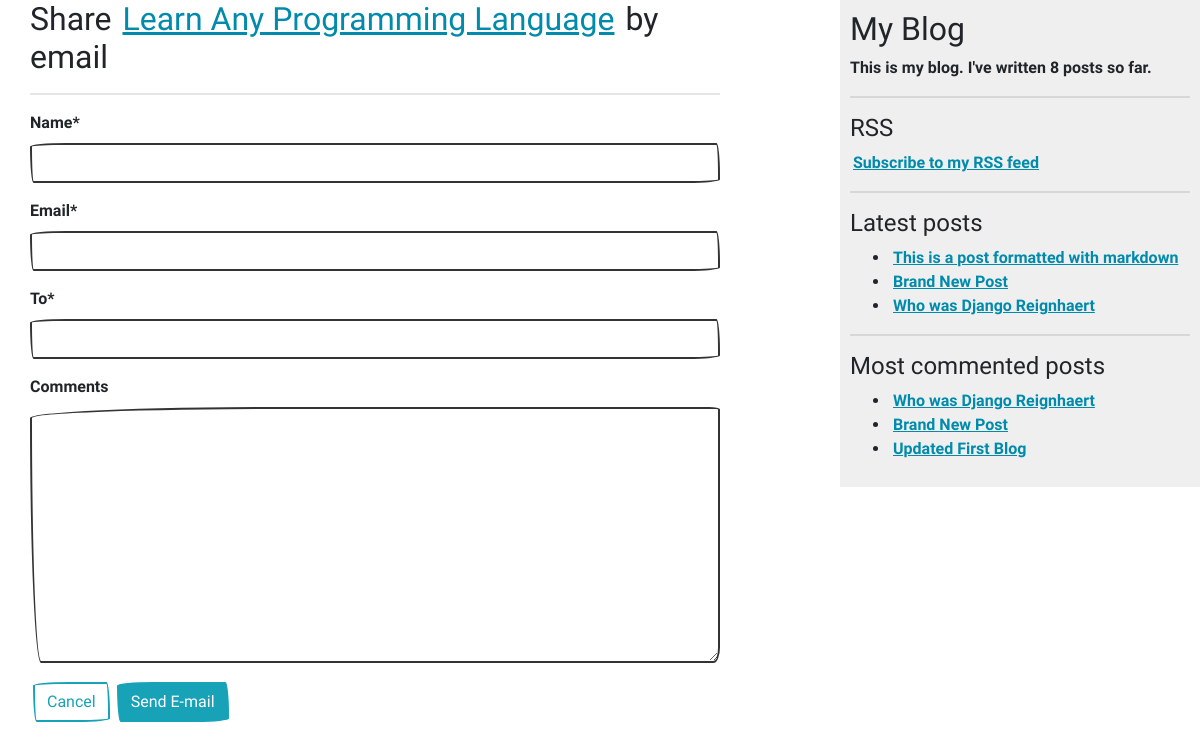
The page /blog/7/share/ on the database its author committed.
### blog/models.py (models this page shows, shortened)
class Post(models.Model):
    STATUS_CHOICES = (
        ('draft', 'Draft'),
        ('published', 'Published')
    )
    title = models.CharField(max_length=250)
    slug = models.SlugField(max_length=250, unique_for_date='publish')
    author = models.ForeignKey(User, on_delete=models.CASCADE, related_name='blog_posts')
    body = models.TextField()
    publish = models.DateTimeField(default=timezone.now)
    created = models.DateTimeField(auto_now_add=True)
    updated = models.DateTimeField(auto_now=True)
    status = models.CharField(max_length=10,
                            choices=STATUS_CHOICES,
                            default='draft')
    tags = TaggableManager()
    class Meta:
        ordering = ('-publish', ) # append ',' to tell Python it's a tuple.
    def get_absolute_url(self):
        return reverse('blog:post_detail',
                        args=[self.publish.year,
                                self.publish.month,
                                self.publish.day, self.slug])
    objects = models.Manager()
    published = PublishedManager()

### blog/views.py (the view)
# urls.py: path('<int:post_id>/share/', views.post_share, name='post_share'),
def post_share(request, post_id):
    post = get_object_or_404(Post, id=post_id, status='published')
    sent = False
    if request.method == 'POST':
        form = EmailPostForm(request.POST)
        if form.is_valid():
            cd = form.cleaned_data
            post_url = request.build_absolute_uri(post.get_absolute_url())
            subject = f'{cd["name"]} recommends you to read {post.title}'
            message = f'Read {post.title} at {post_url} \n {cd["name"]}\s comments: \n {cd["comments"]}'
            messages.success(request, 'Successfully sent')
            sent = send_mail(subject, message, 'admin@myblog.com', [cd["to"]])
            if sent:
                form = EmailPostForm()
    else:
        form = EmailPostForm()
    return render(request, 'blog/post/share.html', {'post': post, 'form': form, 'sent': sent})

### blog/forms.py
class EmailPostForm(forms.Form):
    name = forms.CharField(max_length=25)
    email = forms.EmailField()
    to = forms.EmailField()
    comments = forms.CharField(required=False, widget=forms.Textarea)

### blog/models.py (called while the page is built)
    def get_queryset(self):
        return super(PublishedManager, self).get_queryset()\
                                            .filter(status='published')

### blog/templatetags/blog_tags.py (called while the page is built)
@register.simple_tag
def total_posts():
    return Post.published.count()

@register.inclusion_tag('blog/post/latest_posts.html')
def show_latest_posts(count=5):
    latest_posts = Post.published.order_by('-publish')[:count]
    return {'latest_posts': latest_posts}

@register.simple_tag
def get_most_commented_posts(count=5):
    return Post.published.annotate(total_comments=Count('comments')).order_by('-total_comments')[:count]

### blog/templates/blog/post/share.html (shortened to what this page needs)
{% extends 'blog/base.html' %}
{% load crispy_forms_tags %}
{% block content %}
    <h2>
        Share <a href="{{ post.get_absolute_url }}">{{ post.title }}</a> by email
    </h2>
    <hr>
    <form method="POST">
        {{ form|crispy }}
        <a href="{% url 'blog:post_list' %}" class="btn btn-outline-info">Cancel</a>
        <button type="submit" class="btn btn-info"> Send E-mail </button>
    </form>
{% endblock %}

### blog/templates/blog/base.html (shortened to what this page needs)
{% load blog_tags %}
{% load static %}
<!DOCTYPE html>
<html lang="en">
<head>
    <link rel="stylesheet" href="{% static 'blog/css/bootstrap-united.min.css' %}">
    <link rel="stylesheet" href="{% static 'blog/css/bootstrap-sketchy.min.css' %}">
    <link rel="stylesheet" href="{% static 'blog/css/main.css' %}">
</head>
<body>
    <div id="content">
        {% block content %}
        {% endblock %}
    </div>
    <div id="sidebar">
        <h2>My Blog</h2>
        <p>This is my blog. I've written {% total_posts %} posts so far.</p>
        <hr>
        <h4>RSS</h4>
        <p><a href="{% url 'blog:post_feed' %}">
            Subscribe to my RSS feed
        </a></p>
        <hr>
        <h4>Latest posts</h4>
        {% show_latest_posts 3 %}
        <hr>
        <h4>Most commented posts</h4>
        {% get_most_commented_posts 3 as most_commented_posts %}
        <ul>
            {% for post in most_commented_posts %}
                <li>
                    <a href="{{ post.get_absolute_url}}"> {{ post.title }} </a>
                </li>
            {% endfor %}
        </ul>
    </div>
</body>
</html>

### blog/templates/blog/post/latest_posts.html
<ul>
    {% for post in latest_posts %}
        <li>
            <a href="{{ post.get_absolute_url }}">{{ post.title }}</a>
        </li>
    {% endfor %}
</ul>

### blog/static/blog/css/main.css (style rules this page uses)
a { color: #008aab; margin: 3px; }
#content { float:left; width:60%; padding:0 0 0 30px; }
#sidebar { float:right; width:30%; padding:10px; background:#efefef; height:100%; }

### rows shown on the page
Post: title "Learn Any Programming Language"
Post: title "This is a post formatted with markdown"
Post: title "Brand New Post"
Post: title "Who was Django Reignhaert"
Post: title "Updated First Blog"
